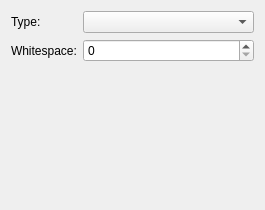
<?xml version="1.0" encoding="UTF-8"?>
<ui version="4.0">
 <class>PropertyPageBarcode</class>
 <widget class="QWidget" name="PropertyPageBarcode">
  <property name="geometry">
   <rect>
    <x>0</x>
    <y>0</y>
    <width>265</width>
    <height>210</height>
   </rect>
  </property>
  <property name="windowTitle">
   <string>Form</string>
  </property>
  <layout class="QVBoxLayout" name="verticalLayout">
   <item>
    <layout class="QFormLayout" name="formLayout">
     <item row="0" column="0">
      <widget class="QLabel" name="label">
       <property name="text">
        <string>Type:</string>
       </property>
      </widget>
     </item>
     <item row="0" column="1">
      <widget class="QComboBox" name="comboBoxBarcodeType"/>
     </item>
     <item row="1" column="0">
      <widget class="QLabel" name="label_2">
       <property name="text">
        <string>Whitespace:</string>
       </property>
      </widget>
     </item>
     <item row="1" column="1">
      <widget class="QSpinBox" name="spinBox"/>
     </item>
    </layout>
   </item>
   <item>
    <spacer name="verticalSpacer">
     <property name="orientation">
      <enum>Qt::Vertical</enum>
     </property>
     <property name="sizeHint" stdset="0">
      <size>
       <width>20</width>
       <height>136</height>
      </size>
     </property>
    </spacer>
   </item>
  </layout>
 </widget>
 <resources/>
 <connections/>
</ui>
